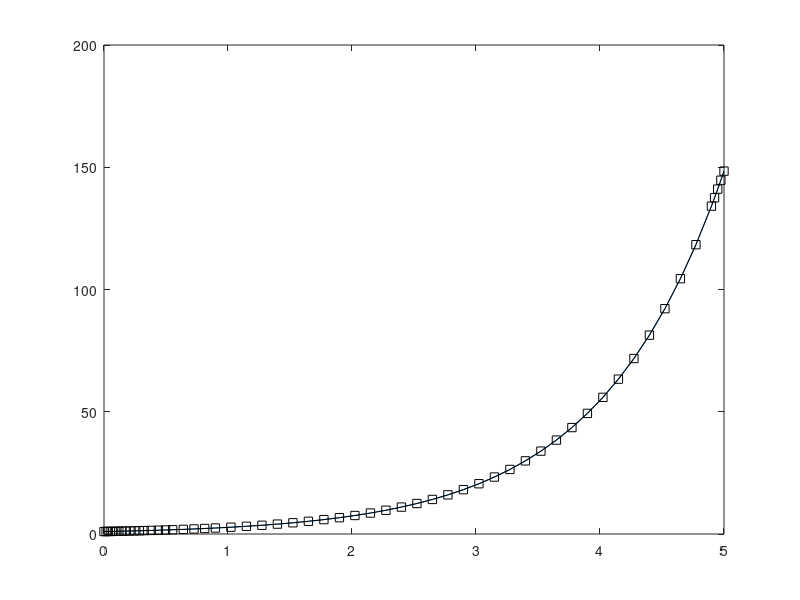

Write MATLAB code to recreate this figure.
% u'=u, explicit vs implicit Euler
n=50; h=0.1; u=zeros(n,1);v=zeros(n,1);w=zeros(n,1);
t=0:h:(n-1)*h;u(1)=1;v(1)=1;w(1)=1;
for k=1:n-1;
    u(k+1)=u(k)+h*u(k); v(k+1)=v(k)/(1-h);
end
clf;plot(t,exp(t),t,u,'-ko',t,v,'-k*');
%%
f=@(t,x) x; [t,x] = ode45(f,[0 5],1); 
clf;plot(t,exp(t),t,x,'-ks');